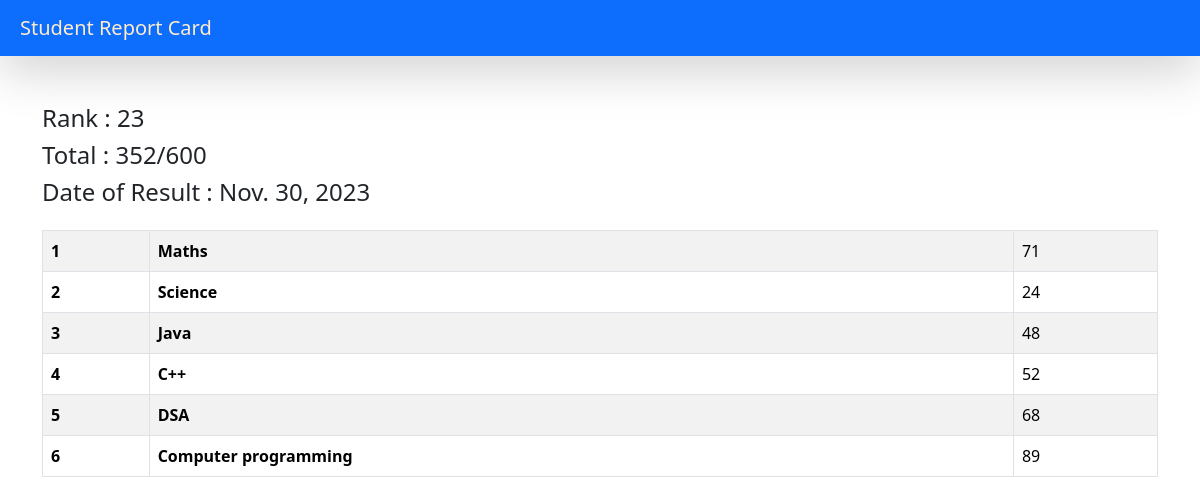
Page /see_marks/STU-0974 on the committed database.
### reportcard/models.py (models this page shows, shortened)
class SubjectMarks(models.Model):
    student = models.ForeignKey(Student, related_name="studentmarks", on_delete=models.CASCADE)
    subject = models.ForeignKey(Subject, on_delete=models.CASCADE)
    marks = models.IntegerField()
    class Meta:
        unique_together = ["student", "subject"]

class Student(models.Model):
    department = models.ForeignKey(Department, related_name="depart", on_delete=models.CASCADE)
    student_id = models.OneToOneField(StudentID, related_name="studentid", on_delete=models.CASCADE)
    student_name = models.CharField(max_length=100)
    student_email = models.EmailField(unique=True)
    student_age = models.IntegerField(default=18)
    student_address = models.TextField()
    class Meta:
        ordering = ["student_name"]
        verbose_name = "student"

class ReportCard(models.Model):
    student = models.ForeignKey(Student, related_name="studentreportcard", on_delete=models.CASCADE)
    student_rank = models.IntegerField()
    date_of_report_card_generation = models.DateField(auto_now_add=True)
    class Meta:
        unique_together = ["student_rank", "date_of_report_card_generation"]

class Subject(models.Model):
    subject_name = models.CharField(max_length=100)

### reportcard/views.py (the view)
# urls.py: path("see_marks/<student_id>", see_marks , name="see_marks"),
def see_marks(request, student_id):
    queryset = SubjectMarks.objects.filter(student__student_id__student_id = student_id)
    total_marks = queryset.aggregate(total_marks = Sum("marks"))
    return render(request, "report/see_marks.html", {"queryset" : queryset, "total_marks" : total_marks})

### reportcard/templates/report/see_marks.html
{% extends "base.html" %}
{% block start %}
<div class="container mt-5">
    <h4>Rank : {{queryset.first.student.studentreportcard.first.student_rank}}</h4>
    <h4>Total : {{total_marks.total_marks}}/600</h4>
    <h4>Date of Result : {{queryset.first.student.studentreportcard.first.date_of_report_card_generation}}</h4>
    <table class="table table-striped table-bordered mt-4" >
        <tbody>
            {% for marks in queryset %}
            <tr>
                <th scope="row">{{forloop.counter}}</th>
                <td>
                    <b>{{marks.subject.subject_name}}</b>
                </td>
                <td>{{marks.marks}}</td>
            </tr>
            {% endfor %}
        </tbody>
    </table>
</div>
{% endblock %}

### rows in the picture
SubjectMarks: first.student.studentreportcard.first.student_rank "23", first.student.studentreportcard.first.date_of_report_card_generation "Nov. 30, 2023", subject.subject_name "Maths", marks "71"
SubjectMarks: subject.subject_name "Science", marks "24"
SubjectMarks: subject.subject_name "Java", marks "48"
SubjectMarks: subject.subject_name "C++", marks "52"
SubjectMarks: subject.subject_name "DSA", marks "68"
SubjectMarks: subject.subject_name "Computer programming", marks "89"

### other values in the picture
{{ total_marks.total_marks }} "352"
